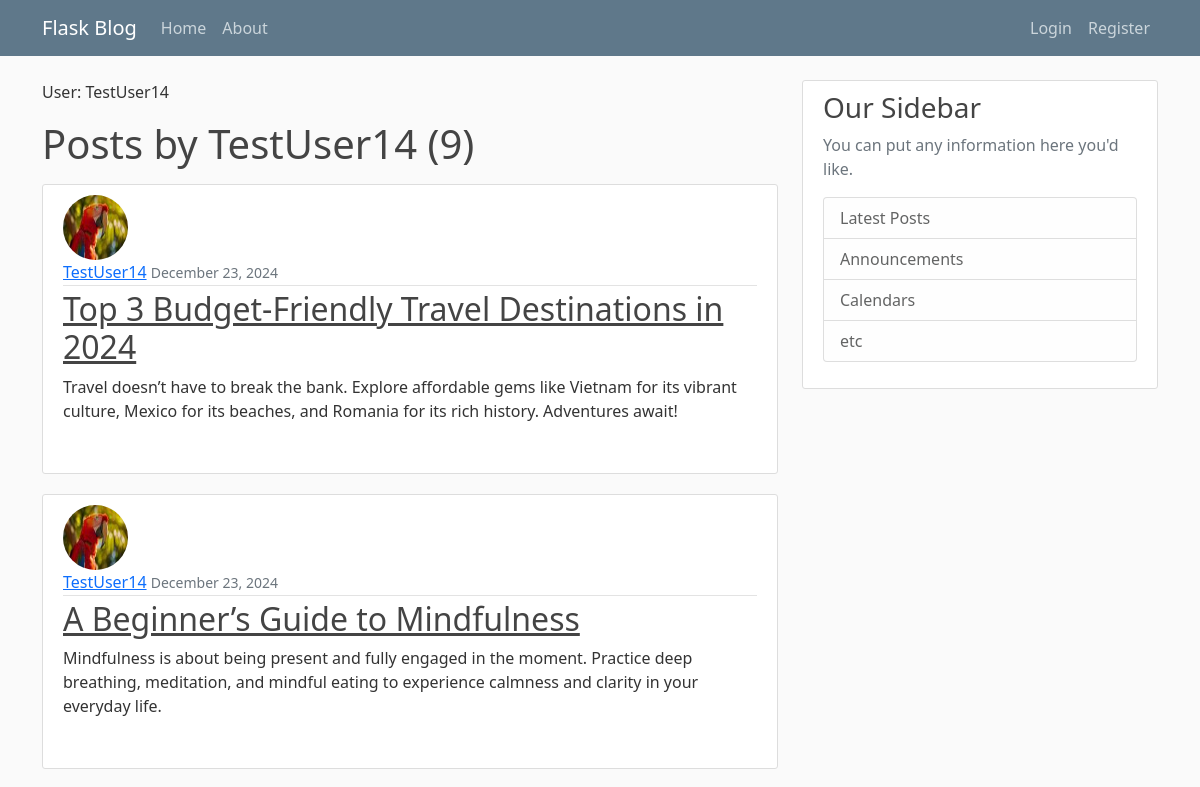
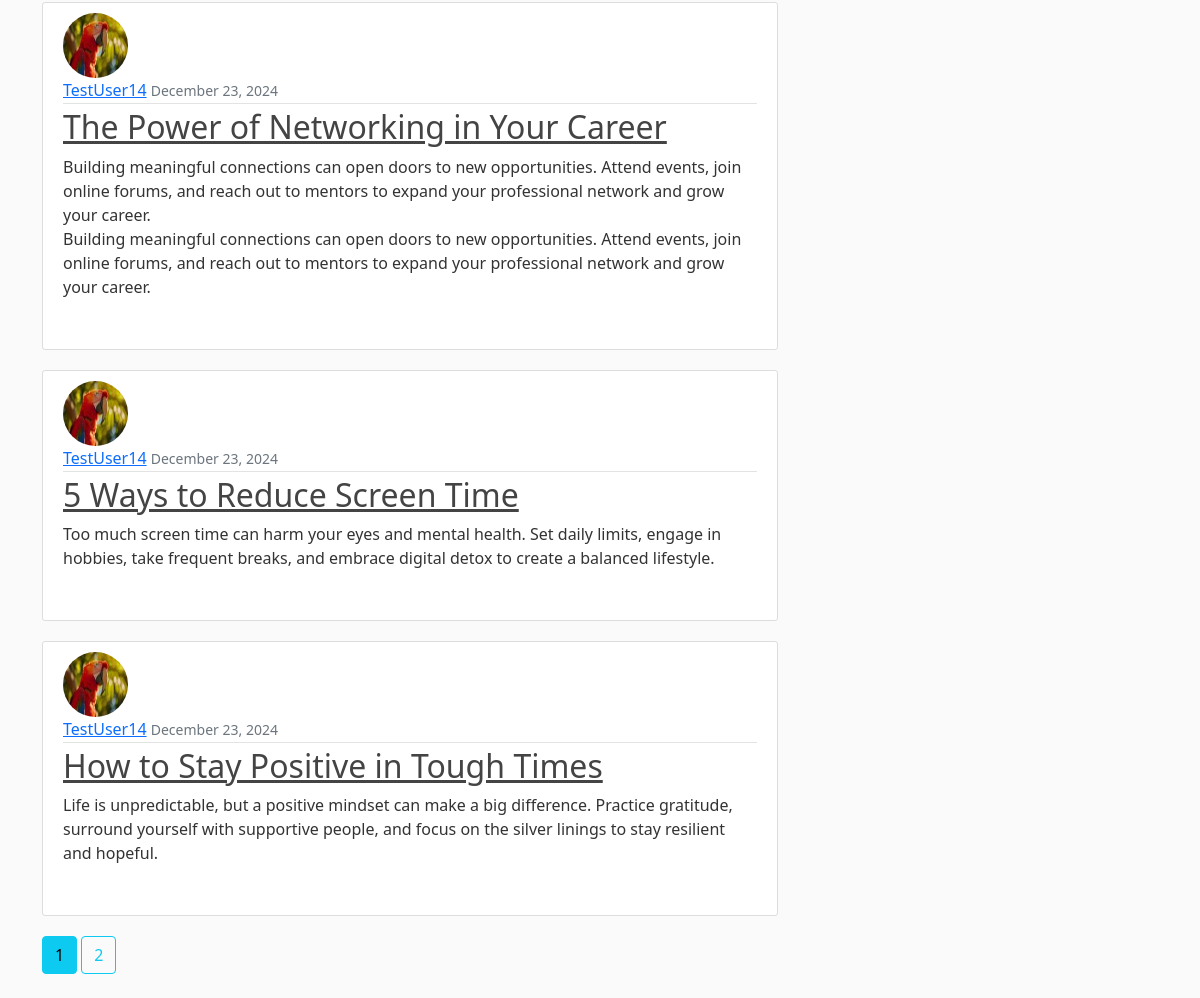
Page /user/TestUser14 on the committed database (2 pictures, top to bottom).
### flask_blog/models.py (models this page shows, shortened)
class User(db.Model, UserMixin):
    id = db.Column(db.Integer, primary_key=True)
    username = db.Column(db.String(20), unique=True, nullable=False)  # Corrected typo from 'usernam' to 'username'
    email = db.Column(db.String(120), unique=True, nullable=False)
    image_file = db.Column(db.String(120), nullable=True, default='default.jpg')
    password = db.Column(db.String(60), nullable=False)
    posts = db.relationship('Post', backref='author', lazy=True)  # Changed 'post' to 'posts' for consistency

class Post(db.Model):
    id = db.Column(db.Integer, primary_key=True)
    title = db.Column(db.String(100), nullable=False)  # Increased length of title for flexibility
    date_posted = db.Column(db.DateTime, nullable=False, default=datetime.utcnow)
    content = db.Column(db.Text, nullable=False)
    user_id = db.Column(db.Integer, db.ForeignKey('user.id'), nullable=True)  # Adjusted 'nullable' as needed

### flask_blog/routes.py (the view)
@app.route("/user/<string:username>")
def user_posts(username):
    page = request.args.get('page', 1, type=int)
    user = User.query.filter_by(username=username).first_or_404()
    posts = Post.query.filter_by(author=user)\
        .order_by(Post.date_posted.desc())\
        .paginate(page=page, per_page=5)
    return render_template('user_posts.html', posts=posts, user=user)

### flask_blog/templates/user_posts.html
{% extends 'Layout.html' %}
{% block content %}
    <p>User: {{ user.username }}</p>
    <h1 class="mb-3">Posts by {{ user.username }} ({{ posts.total }})</h1>
    {% for post in posts.items %}
        <article class="media content-section">
            <img class="rounded-circle article-img" src="{{ url_for('static', filename='profile_pics/' + post.author.image_file) }}" alt="Profile Picture">
            <div class="media-body">
                <div class="article-metadata">
                    <a class="mr-2" href="{{ url_for('user_posts', username=post.author.username) }}">{{ post.author.username }}</a>
                    <small class="text-muted">{{ post.date_posted.strftime('%B %d, %Y') }}</small>
                </div>
                <h2><a class="article-title" href="{{ url_for('post', post_id=post.id ) }}">{{ post.title }}</a></h2>
                <p class="article-content">{{ post.content }}</p>
            </div>
        </article>
    {% endfor %}
    {% for page_num in posts.iter_pages(left_edge=1, right_edge=1, left_current=1, right_current=2) %}
        {% if page_num %}
            {% if posts.page == page_num %}
                <a class="btn btn-info mb-4" href="{{ url_for('user_posts', username=user.username, page=page_num) }}">{{ page_num }}</a>
            {% else %}
                <a class="btn btn-outline-info mb-4" href="{{ url_for('user_posts', username=user.username, page=page_num) }}">{{ page_num }}</a>
            {% endif %}
        {% else %}
            ...
        {% endif %}
    {% endfor %}
{% endblock %}

### flask_blog/static/main.css (style rules this page uses)
body { background: #fafafa; color: #333333; margin-top: 5rem; }
h1, h2, h3, h4, h5, h6 { color: #444444; }
.content-section { background: #ffffff; padding: 10px 20px; border: 1px solid #dddddd; border-radius: 3px; margin-bottom: 20px; }
.article-title { color: #444444; }
.article-content { white-space: pre-line; }
.article-img { height: 65px; width: 65px; margin-right: 16px; }
.article-metadata { padding-bottom: 1px; margin-bottom: 4px; border-bottom: 1px solid #e3e3e3 }

### rows in the picture
User: username "TestUser14"
Post: image_file (picture), author.username "TestUser14", date_posted "December 23, 2024", title "Top 3 Budget-Friendly Travel Destinations in 2024", content "Travel doesn’t have to break the bank. Explore affordable gems like Vietnam for its vibrant culture, Mexico for its beaches, and Romania for its rich history. Adventures await!"
Post: image_file (picture), author.username "TestUser14", date_posted "December 23, 2024", title "A Beginner’s Guide to Mindfulness", content "Mindfulness is about being present and fully engaged in the moment. Practice deep breathing, meditation, and mindful eating to experience calmness and clarity in your everyday life."
Post: image_file (picture), author.username "TestUser14", date_posted "December 23, 2024", title "The Power of Networking in Your Career", content "Building meaningful connections can open doors to new opportunities. Attend events, join online forums, and reach out to mentors to expand your professional network and grow your career. Building meaningful connections can open doors to new opportunities. Attend events, join online forums, and reach out to mentors to expand your professional network and grow your career."
Post: image_file (picture), author.username "TestUser14", date_posted "December 23, 2024", title "5 Ways to Reduce Screen Time", content "Too much screen time can harm your eyes and mental health. Set daily limits, engage in hobbies, take frequent breaks, and embrace digital detox to create a balanced lifestyle."
Post: image_file (picture), author.username "TestUser14", date_posted "December 23, 2024", title "How to Stay Positive in Tough Times", content "Life is unpredictable, but a positive mindset can make a big difference. Practice gratitude, surround yourself with supportive people, and focus on the silver linings to stay resilient and hopeful."

### other values in the picture
{{ posts.total }} "9"
{{ page_num }} "1"
{{ page_num }} "2"
